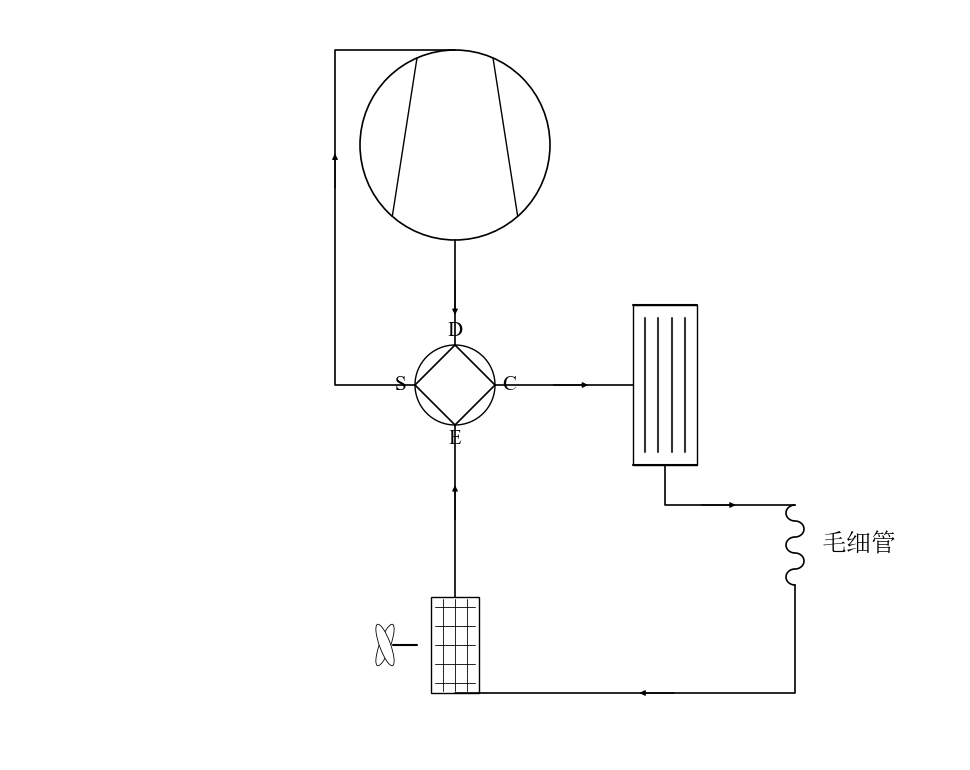

Recreate this plot in Python.
# -*- coding: utf-8 -*-
"""示例:四通阀(圆菱形)温控回路演示。

压缩机 → 四通阀 D(排气) → C(冷凝器) → 毛细管 → 蒸发器 → 四通阀 E,
压缩机回气接四通阀 S,构成完整制冷回路。
"""
import os
import sys

sys.path.insert(0, os.path.dirname(os.path.dirname(os.path.abspath(__file__))))

from cycleplot import Diagram, parts

d = Diagram(width=960, height=760, default_step=80)
comp = d.add(parts.compressor, loc=(450, 140))
valve = d.add(parts.four_way_round, loc=(450, 380))
cond = d.add(parts.condenser, loc=(660, 380))
cap = d.add(parts.capillary, label="毛细管", loc=(790, 540))
evap = d.add(parts.evaporator, loc=(450, 640))

d.pipe(comp["discharge"], valve["exhaust"])
d.pipe(valve["condenser"], cond["left"])
d.pipe(cond["bottom"], cap["in"], via=[("s", 500), ("e", 790)])
d.pipe(cap["out"], evap["in"], via=[("s", 688), ("w", 450)])
d.pipe(evap["out"], valve["evaporator"])
d.pipe(valve["suction"], comp["suction"], via=[("w", 330), ("n", 45)])

out = os.path.join(os.path.dirname(os.path.abspath(__file__)),
                   "four_way_round_demo.png")
d.save(out)
print("已生成:", out)
